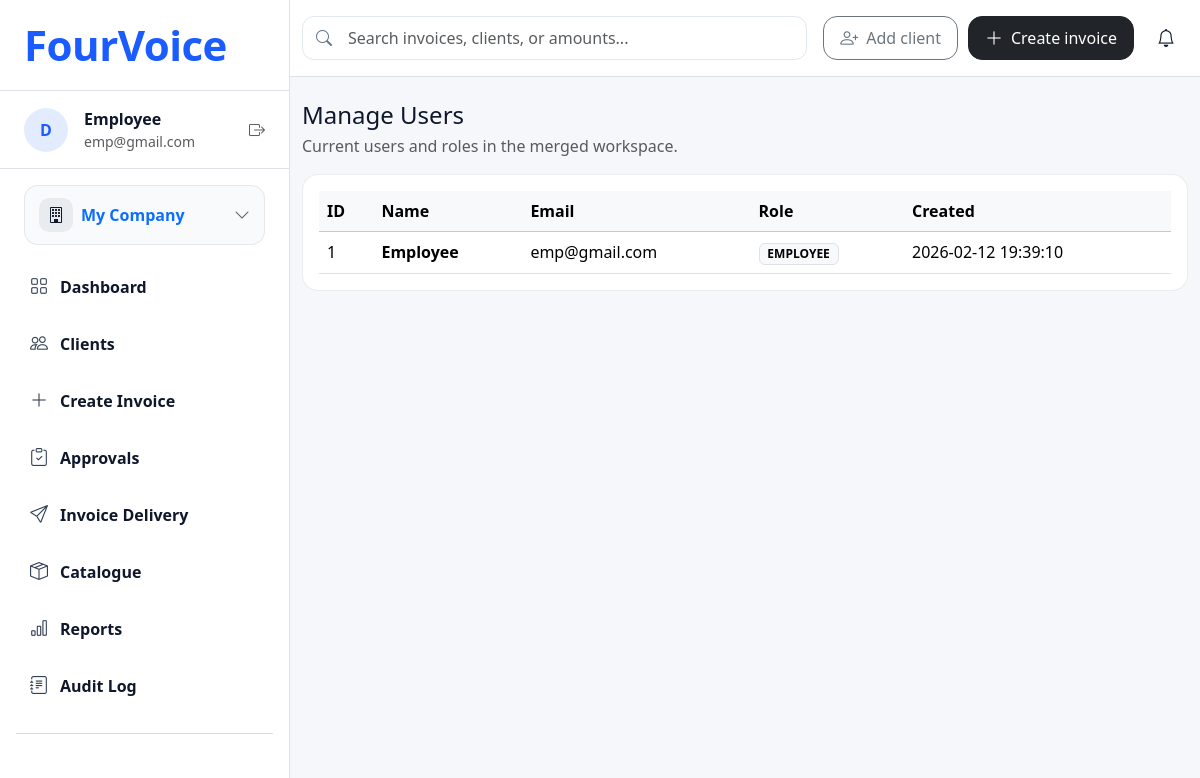
The page /manage-users on the database its author committed.
### tables this page shows
CREATE TABLE users (
  id INTEGER PRIMARY KEY AUTOINCREMENT,
  name TEXT NOT NULL,
  email TEXT NOT NULL UNIQUE,
  password_hash TEXT NOT NULL,
  created_at TEXT NOT NULL DEFAULT (datetime('now'))
, role TEXT NOT NULL DEFAULT 'employee' 
            CHECK (role IN ('admin', 'employee')));

### Integrated/app.py (the view)
@app.get('/manage-users')
def manage_users_page():
    users = query_all(
        """
        SELECT id, name, email, role, created_at
        FROM users
        ORDER BY id ASC
        """
    )
    return render_template('manage_users.html', title='Manage Users', users=users)

### Integrated/app.py (called while the page is built)
def get_current_user_id():
    return 1

def get_current_user_role():
    role_override = (os.environ.get('DEV_USER_ROLE_OVERRIDE') or '').strip().lower()
    if role_override in (ROLE_ADMIN, ROLE_EMPLOYEE):
        return role_override
    try:
        user = query_one("SELECT role FROM users WHERE id = ?", (get_current_user_id(),))
    except Exception:
        user = None
    if user:
        db_role = ''
        try:
            db_role = str(user['role'] or '').strip().lower()
        except Exception:
            db_role = ''
        if db_role in (ROLE_ADMIN, ROLE_EMPLOYEE):
            return db_role
    return ROLE_EMPLOYEE

def get_current_user_profile():
    default_role = get_current_user_role()
    fallback_name = 'Admin User' if default_role == ROLE_ADMIN else 'Employee'
    fallback_email = 'admin@example.com' if default_role == ROLE_ADMIN else 'employee@example.com'
    try:
        user = query_one(
            "SELECT name, email FROM users WHERE id = ?",
            (get_current_user_id(),)
        )
    except Exception:
        user = None
    if not user:
        return {
            'name': fallback_name,
            'email': fallback_email
        }
    try:
        name = (user['name'] or '').strip()
    except Exception:
        name = ''
    try:
        email = (user['email'] or '').strip()
    except Exception:
        email = ''
    return {
        'name': name or fallback_name,
        'email': email or fallback_email
    }

@app.context_processor
def inject_user_permissions():
    role = get_current_user_role()
    is_admin = role == ROLE_ADMIN
    profile = get_current_user_profile()
    pending_approvals_count = 0
    try:
        pending_row = query_one(
            """
            SELECT COUNT(*) AS c
            FROM invoices
            WHERE user_id = ? AND approval_status = 'pending'
            """,
            (get_current_user_id(),),
        )
        if pending_row:
            pending_approvals_count = int(pending_row['c'] or 0)
    except Exception:
        pending_approvals_count = 0
    return {
        'current_user_role': role,
        'can_manage_settings': is_admin,
        'can_manage_approvals_actions': is_admin,
        'current_user_name': profile['name'],
        'current_user_email': profile['email'],
        'pending_approvals_count': pending_approvals_count
    }

### Integrated/templates/manage_users.html
{% extends "base.html" %}
{% block content %}
<div class="d-flex justify-content-between align-items-center mb-3">
  <div>
    <h1 class="h4 mb-1">Manage Users</h1>
    <p class="text-muted mb-0">Current users and roles in the merged workspace.</p>
  </div>
</div>
<div class="card p-3">
  <div class="table-responsive">
    <table class="table align-middle mb-0">
      <thead class="table-light">
        <tr>
          <th>ID</th>
          <th>Name</th>
          <th>Email</th>
          <th>Role</th>
          <th>Created</th>
        </tr>
      </thead>
      <tbody>
        {% for user in users %}
        <tr>
          <td>{{ user.id }}</td>
          <td class="fw-semibold">{{ user.name }}</td>
          <td>{{ user.email }}</td>
          <td><span class="badge text-bg-light border text-uppercase">{{ user.role }}</span></td>
          <td>{{ user.created_at }}</td>
        </tr>
        {% endfor %}
      </tbody>
    </table>
  </div>
</div>
{% endblock %}

### Integrated/templates/base.html (shortened to what this page needs)
<!doctype html>
<html lang="en">
<head>
  <link href="https://cdn.jsdelivr.net/npm/bootstrap@5.3.3/dist/css/bootstrap.min.css" rel="stylesheet">
  <link href="https://cdn.jsdelivr.net/npm/bootstrap-icons@1.11.3/font/bootstrap-icons.min.css" rel="stylesheet">
  <link rel="stylesheet" href="{{ url_for('static', filename='css/global.css') }}">
</head>
<body>
  <div class="fv-shell">
    <aside class="fv-sidebar border-end">
      <div class="fv-brand px-4 py-4 border-bottom">
        <a class="text-decoration-none" href="{{ url_for('home') }}">
          <div class="fv-logo">FourVoice</div>
        </a>
      </div>
      <div class="fv-user px-4 py-3 border-bottom">
        <div class="d-flex align-items-center gap-3">
          <div class="fv-avatar">D</div>
          <div class="min-w-0">
            <div class="fw-semibold">{{ current_user_name }}</div>
            <div class="text-muted small text-truncate" style="max-width: 170px;">{{ current_user_email }}</div>
          </div>
          <div class="ms-auto text-muted">
            <i class="bi bi-box-arrow-right"></i>
          </div>
        </div>
      </div>
      <div class="px-4 py-3">
        <a class="fv-company w-100 text-decoration-none {% if request.path.startswith('/my-company') %}active{% endif %}" href="{{ url_for('my_company_page') }}">
          <span class="d-flex align-items-center gap-2">
            <span class="fv-company-icon"><i class="bi bi-building"></i></span>
            <span class="fw-semibold">My Company</span>
          </span>
          <i class="bi bi-chevron-down text-muted"></i>
        </a>
      </div>
      <nav class="px-3 pb-4 fv-nav">
        <a class="fv-navlink {% if request.path == '/' or request.path.startswith('/dashboard') %}active{% endif %}" href="{{ url_for('home') }}">
          <i class="bi bi-grid"></i>
          <span>Dashboard</span>
        </a>
        <a class="fv-navlink {% if request.path.startswith('/clients') %}active{% endif %}" href="{{ url_for('clients_list') }}">
          <i class="bi bi-people"></i>
          <span>Clients</span>
        </a>
        <a class="fv-navlink {% if request.path.startswith('/create-invoice') %}active{% endif %}" href="{{ url_for('create_invoice_page') }}">
          <i class="bi bi-plus-lg"></i>
          <span>Create Invoice</span>
        </a>
        <a class="fv-navlink {% if request.path.startswith('/approvals') %}active{% endif %}" href="{{ url_for('approvals') }}">
          <i class="bi bi-clipboard-check"></i>
          <span>Approvals</span>
        </a>
        <a class="fv-navlink {% if request.path.startswith('/invoice-delivery') or request.path.startswith('/invoices') %}active{% endif %}"
          href="{{ url_for('invoice_delivery') }}">
          <i class="bi bi-send"></i>
          <span>Invoice Delivery</span>
        </a>
        <a class="fv-navlink {% if request.path.startswith('/catalogue') %}active{% endif %}" href="{{ url_for('catalogue') }}">
          <i class="bi bi-box-seam"></i>
          <span>Catalogue</span>
        </a>
        <a class="fv-navlink" href="{{ url_for('home') }}">
          <i class="bi bi-bar-chart"></i>
          <span>Reports</span>
        </a>
        <a class="fv-navlink {% if request.path.startswith('/audit-log') or request.path.startswith('/auditlog') %}active{% endif %}" href="{{ url_for('audit_log') }}">
          <i class="bi bi-journal-text"></i>
          <span>Audit Log</span>
        </a>
        <div class="mt-3 pt-3 border-top border-secondary border-opacity-25"></div>
      </nav>
    </aside>
    <section class="fv-main">
      <header class="fv-topbar bg-white border-bottom">
        <div class="container-fluid py-3">
          <div class="fv-topbar-row">
            <form class="fv-search" action="#" method="get" role="search">
              <i class="bi bi-search"></i>
              <input
                class="form-control fv-search-input"
                type="search"
                name="q"
                placeholder="Search invoices, clients, or amounts..."
                aria-label="Search"
              >
            </form>
            <div class="fv-top-actions">
              {% block top_actions %}
                <a class="btn btn-outline-secondary fv-top-btn" href="{{ url_for('clients_create') }}">
                  <i class="bi bi-person-plus"></i> Add client
                </a>
                <a class="btn btn-dark fv-top-btn" href="{{ url_for('create_invoice_page') }}">
                  <i class="bi bi-plus-lg"></i> Create invoice
                </a>
                <button class="btn fv-icon-btn position-relative" type="button" aria-label="Notifications">
                  <i class="bi bi-bell"></i>
                </button>
              {% endblock %}
            </div>
          </div>
        </div>
      </header>
      <main class="container-fluid py-4">
        {% block content %}{% endblock %}
      </main>
    </section>
  </div>
</body>
</html>

### Integrated/static/css/global.css (style rules this page uses)
:root { --fv-font: system-ui, -apple-system, Segoe UI, Roboto, Arial, sans-serif; --fv-blue: #1a5cff; --fv-bg: #f6f7fb; --fv-text: #0f172a; --fv-muted: #64748b; --fv-border: rgba(15, 23, 42, 0.08); --fv-hover: rgba(26, 92, 255, 0.08); --fv-active: rgba(26, 92, 255, 0.12); }
html, body { height: 100%; }
body { font-family: var(--fv-font); background: var(--fv-bg); color: var(--fv-text); }
.fv-shell { display: flex; min-height: 100vh; }
.fv-sidebar { width: 290px; flex: 0 0 290px; background: #fff; }
.fv-logo { font-size: 42px; font-weight: 800; color: var(--fv-blue); letter-spacing: -0.5px; line-height: 1; }
.fv-avatar { width: 44px; height: 44px; border-radius: 999px; background: rgba(26, 92, 255, 0.12); color: var(--fv-blue); font-weight: 700; display: grid; place-items: center; }
.fv-company { border: 1px solid var(--fv-border); background: #f8fafc; border-radius: 14px; padding: 12px 14px; display: flex; align-items: center; justify-content: space-between; gap: 12px; }
.fv-company-icon { width: 34px; height: 34px; border-radius: 10px; background: rgba(15, 23, 42, 0.06); display: grid; place-items: center; color: #0f172a; }
.fv-nav { display: flex; flex-direction: column; gap: 6px; }
.fv-navlink { display: flex; align-items: center; gap: 12px; padding: 12px 14px; border-radius: 14px; color: var(--fv-text); text-decoration: none; font-weight: 600; }
.fv-navlink i { font-size: 18px; color: #334155; }
.fv-main { flex: 1 1 auto; min-width: 0; }
.fv-topbar { position: sticky; top: 0; z-index: 10; transition: transform 0.3s ease, box-shadow 0.3s ease; }
.fv-topbar-row { display: grid; grid-template-columns: 1fr auto; align-items: center; gap: 16px; }
.fv-search { position: relative; width: 100%; }
.fv-search .bi-search { position: absolute; left: 14px; top: 50%; transform: translateY(-50%); color: var(--fv-muted); font-size: 16px; }
.fv-search-input { padding-left: 42px; border-radius: 14px; border: 1px solid var(--fv-border); height: 44px; }
.fv-top-actions { display: flex; align-items: center; gap: 10px; }
.fv-top-btn { height: 44px; display: inline-flex; align-items: center; gap: 8px; padding: 0 16px; border-radius: 14px; line-height: 1; white-space: nowrap; }
.fv-top-btn i { font-size: 18px; line-height: 1; }
html { overflow-y: scroll; }
.fv-search { position: relative; }
.fv-search i { position: absolute; left: 15px; top: 50%; transform: translateY(-50%); color: #94a3b8; }
.fv-search-input { padding-left: 45px; border-radius: 12px; border: 1px solid #e2e8f0; }
.fv-icon-btn i { font-size: 18px; color: #0f172a; }
.card { border-radius: 16px; border: 1px solid var(--fv-border); }

### rows shown on the page
users: name "Employee", email "emp@gmail.com", id "1", role "EMPLOYEE", created_at "2026-02-12 19:39:10"
